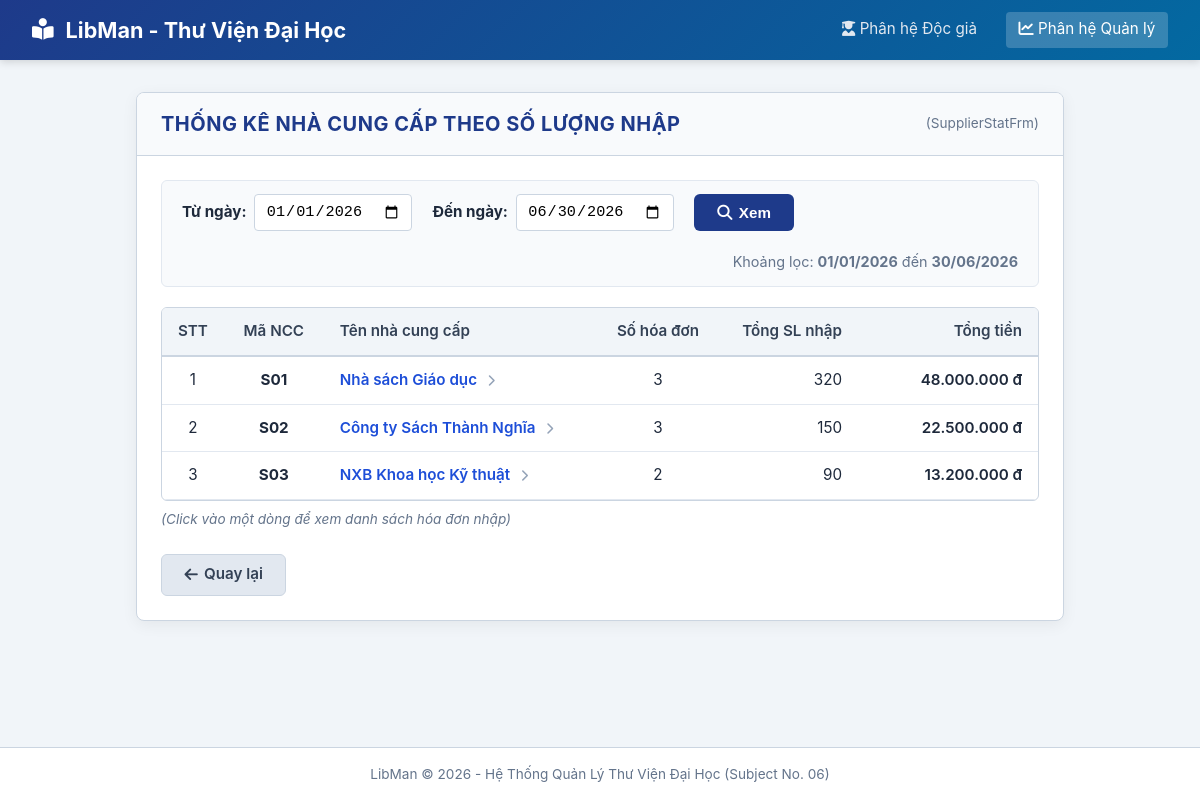
The app's page /manager/stats/supplier with its own data.
### tables this page shows
CREATE TABLE tblSupplier (
        ID INTEGER PRIMARY KEY AUTOINCREMENT,
        code TEXT UNIQUE NOT NULL,
        name TEXT NOT NULL,
        address TEXT,
        phone TEXT,
        email TEXT
    );

### app.py (the view, shortened to what this page needs)
@app.route('/manager/stats/supplier')
def supplier_stat():
    start_date = request.args.get('start_date', '2026-01-01')
    end_date = request.args.get('end_date', '2026-06-30')
    searched = 'start_date' in request.args
    stats = SupplierDAO.getSupplierStat(start_date, end_date)
    if searched and len(stats) == 0:
        flash("Ngoại lệ 10a: Không có nhà cung cấp nào nhập hàng trong khoảng thời gian đã chọn.", "info")
    return render_template('manager/supplier_stat.html',
                           start_date=start_date,
                           end_date=end_date,
                           display_start=format_date_display(start_date),
                           display_end=format_date_display(end_date),
                           stats=stats,
                           searched=searched,
                           active_module="manager")

### app.py (called while the page is built)
def format_date_display(date_str):
    if not date_str:
        return ""
    try:
        parts = date_str.split('-')
        if len(parts) == 3:
            return f"{parts[2]}/{parts[1]}/{parts[0]}"
    except Exception:
        pass
    return date_str

### database.py (called while the page is built)
def get_db_connection():
    conn = sqlite3.connect(DB_PATH)
    conn.row_factory = sqlite3.Row
    return conn

### templates/manager/supplier_stat.html (shortened to what this page needs)
{% extends "base.html" %}
{% block content %}
<div class="frm-box">
  <div class="frm-header">
    <h2 class="frm-title">THỐNG KÊ NHÀ CUNG CẤP THEO SỐ LƯỢNG NHẬP</h2>
    <span style="font-size: 0.85rem; color: #64748b;">(SupplierStatFrm)</span>
  </div>
  <div class="frm-body">
    <form method="GET" action="{{ url_for('supplier_stat') }}" class="filter-bar">
      <div style="display: flex; align-items: center; gap: 0.5rem;">
        <label for="txtStartDate"><strong>Từ ngày:</strong></label>
        <input type="date" id="txtStartDate" name="start_date" value="{{ start_date }}" required>
      </div>
      <div style="display: flex; align-items: center; gap: 0.5rem;">
        <label for="txtEndDate"><strong>Đến ngày:</strong></label>
        <input type="date" id="txtEndDate" name="end_date" value="{{ end_date }}" required>
      </div>
      <button type="submit" class="btn btn-primary" id="btnView">
        <i class="fa-solid fa-magnifying-glass"></i> Xem
      </button>
      {% if stats is not none %}
      <span style="color: #64748b; font-size: 0.9rem; margin-left: auto;">
        Khoảng lọc: <strong>{{ display_start }}</strong> đến <strong>{{ display_end }}</strong>
      </span>
      {% endif %}
    </form>
    <div class="table-responsive">
      <table class="data-table" id="tblSupplierStat">
        <thead>
          <tr>
            <th class="text-center" style="width: 60px;">STT</th>
            <th class="text-center" style="width: 100px;">Mã NCC</th>
            <th>Tên nhà cung cấp</th>
            <th class="text-center" style="width: 120px;">Số hóa đơn</th>
            <th class="text-right" style="width: 140px;">Tổng SL nhập</th>
            <th class="text-right" style="width: 180px;">Tổng tiền</th>
          </tr>
        </thead>
        <tbody>
          {% if stats and stats|length > 0 %}
            {% for s in stats %}
            <tr class="clickable" onclick="window.location.href='{{ url_for('invoice_list', supplier_id=s.supplierID, start_date=start_date, end_date=end_date) }}'" title="Click để xem chi tiết danh sách hóa đơn">
              <td class="text-center">{{ loop.index }}</td>
              <td class="text-center"><strong>{{ s.code }}</strong></td>
              <td>
                <span style="color: #1d4ed8; font-weight: 600;">{{ s.name }}</span>
                <i class="fa-solid fa-chevron-right" style="font-size: 0.75rem; color: #94a3b8; margin-left: 6px;"></i>
              </td>
              <td class="text-center">{{ s.totalInvoice }}</td>
              <td class="text-right">{{ "{:,}".format(s.totalQuantity).replace(',', '.') }}</td>
              <td class="text-right font-mono" style="font-weight: 600;">{{ "{:,.0f}".format(s.totalAmount).replace(',', '.') }} đ</td>
            </tr>
            {% endfor %}
          {% endif %}
        </tbody>
      </table>
    </div>
    {% if stats and stats|length > 0 %}
      <p class="table-hint">(Click vào một dòng để xem danh sách hóa đơn nhập)</p>
    {% endif %}
    <div class="btn-group">
      <a href="{{ url_for('stat_menu') }}" class="btn btn-secondary" id="btnBack">
        <i class="fa-solid fa-arrow-left"></i> Quay lại
      </a>
    </div>
  </div>
</div>
{% endblock %}

### static/css/style.css (style rules this page uses)
:root { --primary-color: #1e3a8a; --primary-hover: #1d4ed8; --secondary-color: #0284c7; --bg-color: #f1f5f9; --card-bg: #ffffff; --text-color: #1e293b; --text-muted: #64748b; --border-color: #cbd5e1; --success-color: #10b981; --danger-color: #ef4444; --warning-color: #f59e0b; }
* { box-sizing: border-box; margin: 0; padding: 0; }
body { font-family: -apple-system, BlinkMacSystemFont, "Segoe UI", Roboto, Helvetica, Arial, sans-serif; background-color: var(--bg-color); color: var(--text-color); line-height: 1.5; min-height: 100vh; display: flex; flex-direction: column; }
.frm-box { background: var(--card-bg); border: 1px solid var(--border-color); border-radius: 8px; box-shadow: 0 4px 16px rgba(0,0,0,0.06); overflow: hidden; margin-bottom: 2rem; }
.frm-header { background: #f8fafc; border-bottom: 1px solid var(--border-color); padding: 1rem 1.5rem; display: flex; justify-content: space-between; align-items: center; }
.frm-title { font-size: 1.25rem; font-weight: 700; color: var(--primary-color); text-transform: uppercase; letter-spacing: 0.5px; }
.frm-body { padding: 1.5rem; }
.btn-group { display: flex; gap: 1rem; margin-top: 1.5rem; }
.btn { padding: 0.55rem 1.4rem; font-size: 0.95rem; font-weight: 600; border-radius: 6px; cursor: pointer; text-decoration: none; border: 1px solid transparent; transition: all 0.2s; display: inline-flex; align-items: center; justify-content: center; gap: 0.4rem; }
.btn-primary { background-color: var(--primary-color); color: white; }
.btn-secondary { background-color: #e2e8f0; color: #334155; border-color: #cbd5e1; }
.filter-bar { display: flex; gap: 1.25rem; align-items: center; background-color: #f8fafc; padding: 0.85rem 1.25rem; border-radius: 6px; border: 1px solid #e2e8f0; margin-bottom: 1.25rem; flex-wrap: wrap; }
.filter-bar label { font-weight: 500; font-size: 0.95rem; }
.filter-bar input[type="date"], .filter-bar input[type="text"] { padding: 0.45rem 0.65rem; border: 1px solid #cbd5e1; border-radius: 4px; font-size: 0.95rem; }
.table-responsive { overflow-x: auto; border: 1px solid var(--border-color); border-radius: 6px; background: white; }
.data-table { width: 100%; border-collapse: collapse; text-align: left; font-size: 0.95rem; }
.data-table th, .data-table td { padding: 0.75rem 1rem; border-bottom: 1px solid #e2e8f0; }
.data-table th { background-color: #f1f5f9; font-weight: 600; color: #334155; border-bottom: 2px solid #cbd5e1; }
.data-table tbody tr.clickable { cursor: pointer; transition: background-color 0.15s; }
.text-center { text-align: center; }
.text-right { text-align: right; }
.table-hint { font-size: 0.85rem; font-style: italic; color: #64748b; margin-top: 0.5rem; margin-bottom: 1rem; }

### records on screen
tblSupplier: code "S01", name "Nhà sách Giáo dục", totalInvoice "3", totalQuantity "320", totalAmount "48.000.000"
tblSupplier: code "S02", name "Công ty Sách Thành Nghĩa", totalInvoice "3", totalQuantity "150", totalAmount "22.500.000"
tblSupplier: code "S03", name "NXB Khoa học Kỹ thuật", totalInvoice "2", totalQuantity "90", totalAmount "13.200.000"

### other values on screen
{{ display_start }} "01/01/2026"
{{ display_end }} "30/06/2026"
